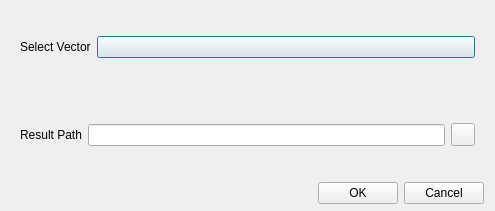
<?xml version="1.0" encoding="UTF-8"?>
<ui version="4.0">
 <class>shpOrthogoDialog</class>
 <widget class="QDialog" name="shpOrthogoDialog">
  <property name="geometry">
   <rect>
    <x>0</x>
    <y>0</y>
    <width>495</width>
    <height>211</height>
   </rect>
  </property>
  <property name="windowTitle">
   <string>Vector Orthogo Parameter Settings</string>
  </property>
  <layout class="QVBoxLayout" name="verticalLayout">
   <property name="spacing">
    <number>6</number>
   </property>
   <property name="topMargin">
    <number>6</number>
   </property>
   <property name="bottomMargin">
    <number>7</number>
   </property>
   <item>
    <widget class="CardWidget" name="CardWidget_4">
     <property name="layoutDirection">
      <enum>Qt::LeftToRight</enum>
     </property>
     <layout class="QHBoxLayout" name="horizontalLayout_5">
      <item>
       <widget class="BodyLabel" name="BodyLabel">
        <property name="text">
         <string>Select Vector</string>
        </property>
       </widget>
      </item>
      <item>
       <widget class="ComboBox" name="selectShpCb">
        <property name="sizePolicy">
         <sizepolicy hsizetype="Expanding" vsizetype="Fixed">
          <horstretch>0</horstretch>
          <verstretch>0</verstretch>
         </sizepolicy>
        </property>
       </widget>
      </item>
     </layout>
    </widget>
   </item>
   <item>
    <widget class="CardWidget" name="CardWidget">
     <property name="layoutDirection">
      <enum>Qt::LeftToRight</enum>
     </property>
     <layout class="QHBoxLayout" name="horizontalLayout">
      <item>
       <widget class="BodyLabel" name="BodyLabel_4">
        <property name="text">
         <string>Result Path</string>
        </property>
       </widget>
      </item>
      <item>
       <widget class="LineEdit" name="resLE">
        <property name="readOnly">
         <bool>true</bool>
        </property>
       </widget>
      </item>
      <item>
       <widget class="ToolButton" name="selectSaveFilePB"/>
      </item>
     </layout>
    </widget>
   </item>
   <item>
    <layout class="QHBoxLayout" name="horizontalLayout_3">
     <item>
      <spacer name="horizontalSpacer">
       <property name="orientation">
        <enum>Qt::Horizontal</enum>
       </property>
       <property name="sizeHint" stdset="0">
        <size>
         <width>40</width>
         <height>20</height>
        </size>
       </property>
      </spacer>
     </item>
     <item>
      <widget class="PushButton" name="runPB">
       <property name="text">
        <string>OK</string>
       </property>
      </widget>
     </item>
     <item>
      <widget class="PushButton" name="cancelPB">
       <property name="text">
        <string>Cancel</string>
       </property>
      </widget>
     </item>
    </layout>
   </item>
  </layout>
 </widget>
 <customwidgets>
  <customwidget>
   <class>ComboBox</class>
   <extends>QPushButton</extends>
   <header>qfluentwidgets</header>
  </customwidget>
  <customwidget>
   <class>PushButton</class>
   <extends>QPushButton</extends>
   <header>qfluentwidgets</header>
  </customwidget>
  <customwidget>
   <class>ToolButton</class>
   <extends>QToolButton</extends>
   <header>qfluentwidgets</header>
  </customwidget>
  <customwidget>
   <class>CardWidget</class>
   <extends>QFrame</extends>
   <header>qfluentwidgets</header>
   <container>1</container>
  </customwidget>
  <customwidget>
   <class>BodyLabel</class>
   <extends>QLabel</extends>
   <header>qfluentwidgets</header>
  </customwidget>
  <customwidget>
   <class>LineEdit</class>
   <extends>QLineEdit</extends>
   <header>qfluentwidgets</header>
  </customwidget>
 </customwidgets>
 <resources>
  <include location="../../yoyirs.qrc"/>
 </resources>
 <connections/>
</ui>
